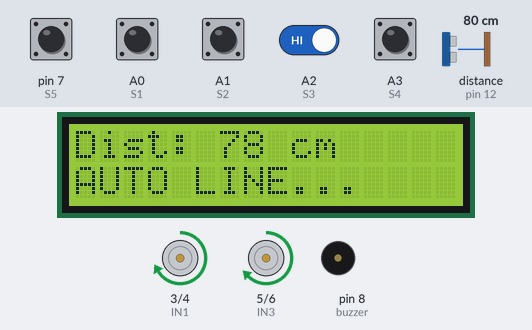
Recording of a sketch running on a simulated Arduino Uno, built with avr-gcc and run on an emulated ATmega328P. Shown: 16×2 character LCD, motor-driver pin pairs drawn as motors (green arrow = first pin HIGH = forward, orange = second pin HIGH = backward, longer = more drive, scaled by the enable pin), buzzer (waves = sounding, pin HIGH). Wiring (inferred from the names in the program): ultrasonic range finder: trigger pin 11; echo pin 12. The inputs (shaded band) are chosen by the test bench; at power-on: A0 (S1), A1 (S2), A2 (S3), A3 (S4), pin 7 (S5) HIGH, distance to the obstacle (sensor on pin 12) 80 cm. The echo pulse lasts 58.3 µs per cm; pins used as bus, display or sensor lines are not drawn.

Above: at 2.4 s.
2.5 s: distance to the obstacle (sensor on pin 12) set to 17 cm
At 3.6 s:
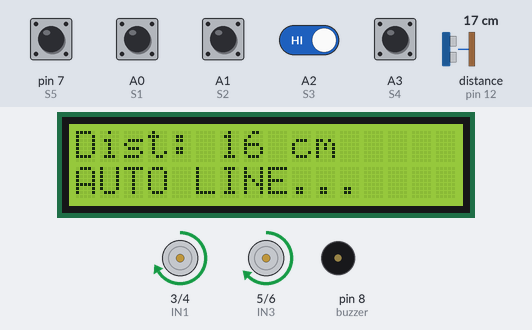
4.0 s: distance to the obstacle (sensor on pin 12) set to 14 cm
At 5.0 s:
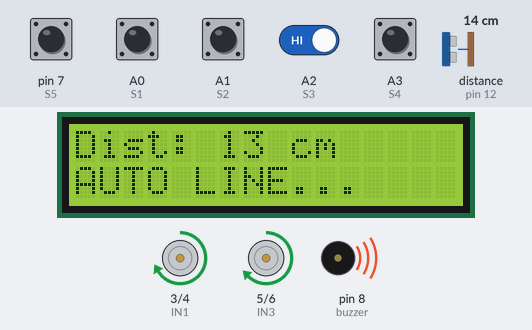
5.5 s: distance to the obstacle (sensor on pin 12) set to 12 cm
At 6.7 s:
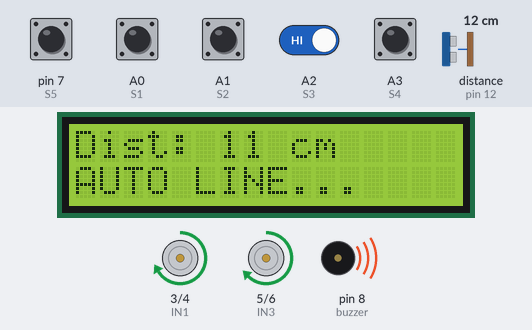
7.0 s: distance to the obstacle (sensor on pin 12) set to 9 cm
At 8.7 s:
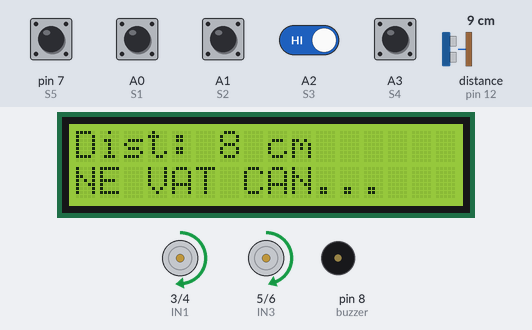
8.8 s: A2 (S3) driven LOW
At 10.9 s:
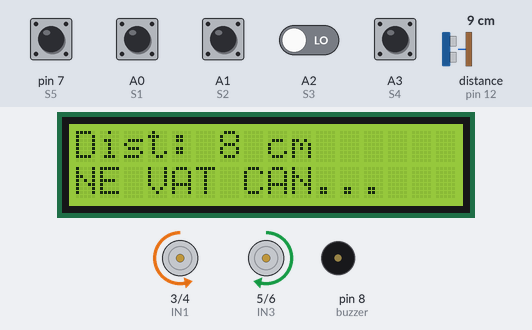
11.4 s: A2 (S3) driven HIGH
At 12.5 s:
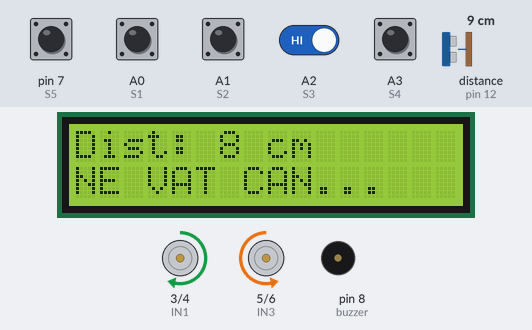
Timing chart, 0 to 14.4 s (numbered marks = the images above; inputs shaded):
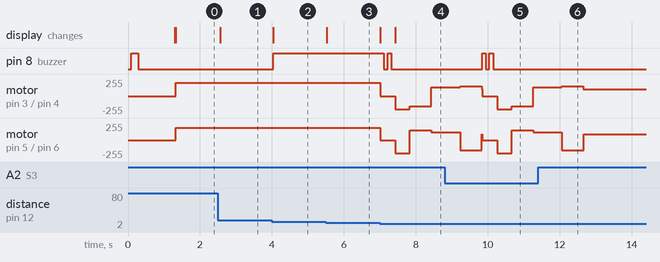

Measured:
- the behaviour switches between 16 and 15 cm on distance to the obstacle (sensor on pin 12) (found by bisection; images 1 and 2)
- the behaviour switches between 11 and 10 cm on distance to the obstacle (sensor on pin 12) (found by bisection; images 3 and 4)
- after the input at 2.5 s, the display: changes after 0.06 s (image 1)
- after the input at 4.0 s, pin 8 (buzzer): LOW → HIGH at once; the display: changes at once (image 2)
- after the input at 5.5 s, the display: changes at once (image 3)
- after the input at 7.0 s, pin 8 (buzzer): HIGH → LOW after 0.12 s, → HIGH 0.10 s later, → LOW 0.10 s later; motor on pin 3 (IN1) / pin 4 (IN2): forward 200/255 → stopped at once, → backward 200/255 0.42 s later, → backward 150/255 0.40 s later, → forward 130/255 0.60 s later
- after the input at 8.8 s, pin 8 (buzzer): alternates HIGH for 0.10 s and LOW for 0.10 s, 4 changes in all, then stays LOW, starting after 1.0 s
- after the input at 11.4 s, pin 8 (buzzer): stops changing and stays LOW; motor on pin 3 (IN1) / pin 4 (IN2): goes on until 12.7 s, then stays forward 100/255; motor on pin 5 (IN3) / pin 6 (IN4): goes on until 12.7 s, then stays forward 85/255

The sketch:

code_xe_doline_all.ino
```cpp
#include <Wire.h>
#include <LiquidCrystal_I2C.h>

// --- 1. KHAI BÁO CHÂN (Theo sơ đồ bạn đã đấu) ---
// Màn hình LCD (SDA->A4, SCL->A5)
LiquidCrystal_I2C lcd(0x27, 16, 2);

// Cảm biến Line 5 mắt
const int S1 = A0;
const int S2 = A1;
const int S3 = A2; // Mắt giữa quan trọng nhất
const int S4 = A3;
const int S5 = 7;  // Mắt phải cùng nối chân 7

// Động cơ L298N
const int ENA = 9;  // Chân tốc độ Motor Trái
// Đảo ngược vị trí chân để đảo chiều quay
const int IN1 = 3; // Đổi 3 thành 4
const int IN2 = 4; // Đổi 4 thành 3

const int IN3 = 5; // Đổi 5 thành 6
const int IN4 = 6; // Đổi 6 thành 5
const int ENB = 10; // Chân tốc độ Motor Phải

// Cảm biến siêu âm
const int trigPin = 11;
const int echoPin = 12;

// Còi Buzzer
const int buzzer = 8;

// --- 2. CÀI ĐẶT TỐC ĐỘ (SỬA LẠI ĐỂ XE ĐỦ KHỎE) ---

// Tăng từ 70 lên 200 (hoặc 255 nếu pin yếu)
int SPEED_NORMAL = 200;

// Tốc độ khi cua cũng phải khỏe
int SPEED_TURN = 255;

// Tốc độ né vật
int SPEED_AVOID = 200;

// CHỈNH LỆCH BÁNH (Giữ nguyên hoặc chỉnh lại sau khi xe đã chạy được)
int OFFSET_TRAI = 0;
int OFFSET_PHAI = -20; // Giảm bớt bánh phải nếu nó nhanh hơn bánh trái

long duration;
int distance = 0;

void setup() {
  // Cài đặt INPUT/OUTPUT
  pinMode(S1, INPUT); pinMode(S2, INPUT); pinMode(S3, INPUT); pinMode(S4, INPUT); pinMode(S5, INPUT);
  pinMode(ENA, OUTPUT); pinMode(IN1, OUTPUT); pinMode(IN2, OUTPUT);
  pinMode(ENB, OUTPUT); pinMode(IN3, OUTPUT); pinMode(IN4, OUTPUT);
  pinMode(trigPin, OUTPUT); pinMode(echoPin, INPUT);
  pinMode(buzzer, OUTPUT);

  // Khởi động LCD
  lcd.init();
  lcd.backlight();
  lcd.setCursor(0, 0); lcd.print("ROBOT DO LINE");
  lcd.setCursor(0, 1); lcd.print("READY TO RUN!");

  // Kêu 1 tiếng báo hiệu đã bật nguồn
  digitalWrite(buzzer, HIGH); delay(200); digitalWrite(buzzer, LOW);
  delay(1000);
  lcd.clear();
}

// --- CÁC HÀM DI CHUYỂN ---
void diThang(int tocdo) {
  // Bánh TRÁI (ENA): Giữ nguyên tốc độ
  digitalWrite(IN1, HIGH); digitalWrite(IN2, LOW);
  analogWrite(ENA, tocdo);

  // Bánh PHẢI (ENB): Trừ bớt đi để chạy chậm lại
  // Tôi đang trừ đi 15 đơn vị. Nếu vẫn cong trái thì tăng lên trừ 20, 25...
  // Nếu chuyển sang cong phải thì giảm xuống trừ 5, 10...
  int tocdoPhai = tocdo - 15;

  if (tocdoPhai < 0) tocdoPhai = 0; // Đảm bảo không bị số âm

  digitalWrite(IN3, HIGH); digitalWrite(IN4, LOW);
  analogWrite(ENB, tocdoPhai);
}

void luiLai() {
  digitalWrite(IN1, LOW); digitalWrite(IN2, HIGH); analogWrite(ENA, SPEED_AVOID);
  digitalWrite(IN3, LOW); digitalWrite(IN4, HIGH); analogWrite(ENB, SPEED_AVOID);
}
void reTrai() {
  // Bánh trái đứng/lùi, Bánh phải tiến
  digitalWrite(IN1, LOW); digitalWrite(IN2, LOW); analogWrite(ENA, 0);
  digitalWrite(IN3, HIGH); digitalWrite(IN4, LOW); analogWrite(ENB, SPEED_TURN);
}
void rePhai() {
  // Bánh trái tiến, Bánh phải đứng/lùi
  digitalWrite(IN1, HIGH); digitalWrite(IN2, LOW); analogWrite(ENA, SPEED_TURN);
  digitalWrite(IN3, LOW); digitalWrite(IN4, LOW); analogWrite(ENB, 0);
}
void dungLai() {
  digitalWrite(IN1, LOW); digitalWrite(IN2, LOW); analogWrite(ENA, 0);
  digitalWrite(IN3, LOW); digitalWrite(IN4, LOW); analogWrite(ENB, 0);
}

// --- HÀM NÉ VẬT ---
void neVat() {
  dungLai();

  // 1. Kêu còi báo động 2 lần
  for(int i=0; i<2; i++){
    digitalWrite(buzzer, HIGH); delay(100); digitalWrite(buzzer, LOW); delay(100);
  }

  lcd.setCursor(0, 1); lcd.print("NE VAT CAN...   ");

  // 2. Lùi lại xíu
  luiLai(); delay(400);

  // 3. Cua Trái 90 độ (Ra khỏi line)
  // (Nếu xe quay ít quá chưa đủ 90 độ thì tăng số 600 lên)
  digitalWrite(IN1, LOW); digitalWrite(IN2, HIGH); // Trái lùi
  digitalWrite(IN3, HIGH); digitalWrite(IN4, LOW); // Phải tiến
  analogWrite(ENA, 150); analogWrite(ENB, 150);
  delay(600);

  // 4. Đi thẳng qua vật
  // (Nếu vật to quá thì tăng số 800 lên)
  diThang(130);
  delay(800);

  // 5. Cua Phải quay về hướng line
  digitalWrite(IN1, HIGH); digitalWrite(IN2, LOW); // Trái tiến
  digitalWrite(IN3, LOW); digitalWrite(IN4, HIGH); // Phải lùi
  analogWrite(ENA, 150); analogWrite(ENB, 150);
  delay(600);

  // 6. Đi từ từ dò tìm lại vạch đen
  diThang(100);
  // Vòng lặp: Cứ đi thẳng mãi chừng nào S3 vẫn thấy TRẮNG (1)
  // Khi S3 gặp ĐEN (0) -> Thoát vòng lặp -> Quay lại dò line bình thường
  while(digitalRead(S3) == 1) {
    delay(10);
  }
}

// Hàm đo khoảng cách
void doKhoangCach() {
  digitalWrite(trigPin, LOW); delayMicroseconds(2);
  digitalWrite(trigPin, HIGH); delayMicroseconds(10);
  digitalWrite(trigPin, LOW);
  duration = pulseIn(echoPin, HIGH);
  distance = duration * 0.034 / 2;

  // Hiển thị LCD hàng trên
  lcd.setCursor(0, 0); lcd.print("Dist: ");
  lcd.print(distance); lcd.print(" cm    ");
}

void loop() {
  // 1. Đo khoảng cách
  doKhoangCach();

  // 2. Logic xử lý vật cản
  if (distance > 0 && distance < 15) {
    // Nếu gần vật (<15cm) -> Còi kêu tít tít cảnh báo
    digitalWrite(buzzer, HIGH);

    if (distance < 10) {
      // Nếu quá gần (<10cm) -> NÉ VẬT
      digitalWrite(buzzer, LOW);
      neVat();
    }
  }
  else {
    // Không có vật cản -> Tắt còi -> Dò Line
    digitalWrite(buzzer, LOW);
    lcd.setCursor(0, 1); lcd.print("AUTO LINE...    ");

    // Đọc cảm biến line
    int val1 = digitalRead(S1); int val2 = digitalRead(S2);
    int val3 = digitalRead(S3);
    int val4 = digitalRead(S4); int val5 = digitalRead(S5);

    // Logic dò line (0 là Đen, 1 là Trắng)
    if (val3 == 0) {
      diThang(SPEED_NORMAL); // Giữa thấy đen -> Thẳng
    }
    else if (val2 == 0 || val1 == 0) {
      reTrai(); // Bên trái thấy đen -> Cua trái
    }
    else if (val4 == 0 || val5 == 0) {
      rePhai(); // Bên phải thấy đen -> Cua phải
    }
    else {
      // Nếu trắng hết (mất line) -> Đi thẳng chậm để mò đường
      diThang(SPEED_NORMAL);
    }
  }
}
```
